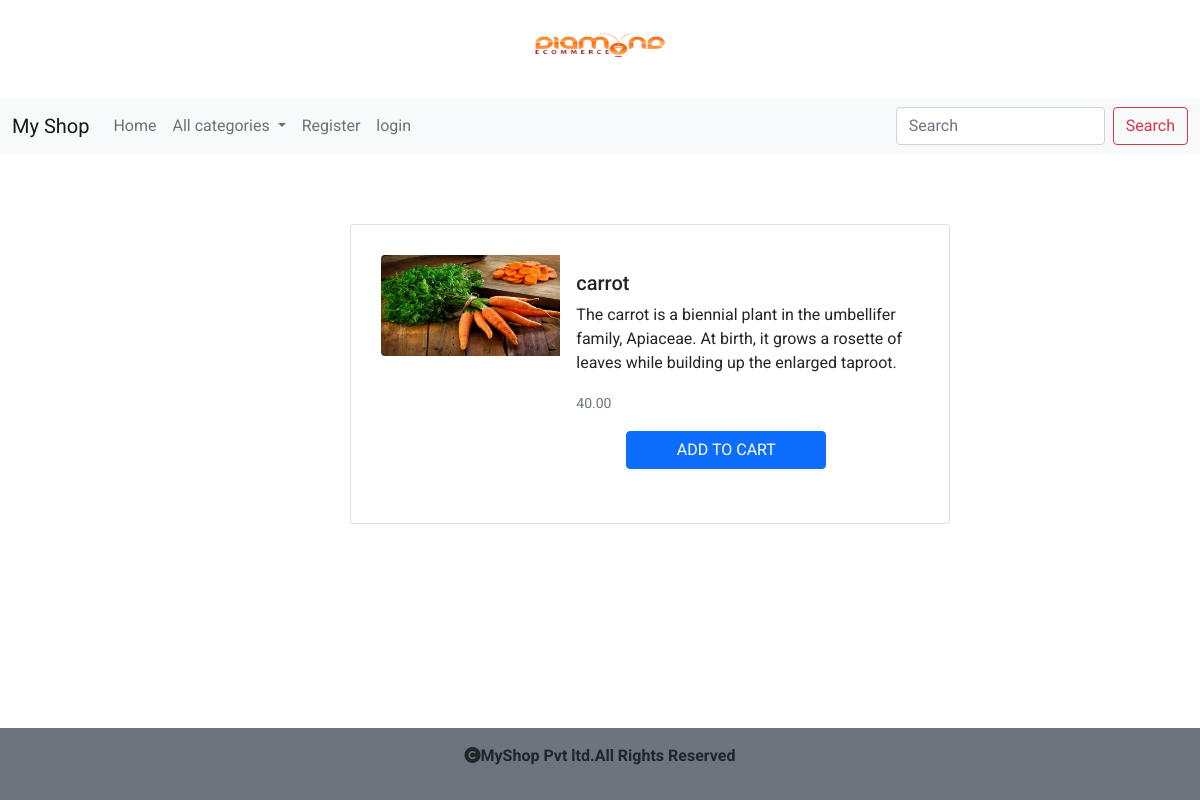
/detail/carrot, run on the app's committed database.
### shop/models.py (models this page shows, shortened)
class Product(models.Model):
    name=models.CharField(max_length=20)
    desc=models.TextField(max_length=200)
    image=models.ImageField(upload_to="product",null=True,blank=True)
    price=models.DecimalField(max_digits=10,decimal_places=2)
    category=models.ForeignKey(Category,on_delete=models.CASCADE)
    stock=models.IntegerField()
    available=models.BooleanField(default=True)
    created=models.DateTimeField(auto_now_add=True)
    updated=models.DateTimeField(auto_now=True)

### shop/views.py (the view)
# urls.py: path('detail/<p>',views.detail,name="detail"),
def detail(request,p):
    p = Product.objects.get(name=p)
    return render(request,'detail.html',{'p':p})

### cart/context_processors.py (called while the page is built)
def total_count(request):
    item_count=0
    u=request.user
    try:
        cart=Cart.objects.filter(user=u)
        for i in cart:
            item_count+=i.quantity
    except:
        item_count=0
    return {'count':item_count}

### shop/context_processors.py (called while the page is built)
def menu_links(request):
    c=Category.objects.filter()
    return {'links':c}

### templates/detail.html
{% extends 'base.html' %}
{% load static %}
{% block content %}
<div class="card mb-3" style="max-width: 600px; padding:30px; margin-top:70px; margin-left:350px; width:1000px; height:300px">
  <div class="row g-0">
    <div class="col-md-4">
      <img src="{{p.image.url}}" class="img-fluid rounded-start" alt="...">
    </div>
    <div class="col-md-8">
      <div class="card-body" >
        <h5 class="card-title">{{p.name}}</h5>
        <p class="card-text">{{p.desc}}</p>
        <p class="card-text"><small class="text-muted">{{p.price}}</small></p>
        {% if user.superuser == True %}
          {% if p.stock == 0 %}
            <h3>Out of Stock</h3>
            <a href="{% url 'cart:addtocart' p.name %}" class="btn btn-danger">Add Stock</a>
          {% else %}
            <h3>Product in Stock</h3>
            <a href="{% url 'cart:addtocart' p.name %}" class="btn btn-danger">Add Stock</a>
          {% endif %}
        {% else %}
          {% if p.stock == 0 %}
            <h3>Out of Stock</h3>
          {% else %}
            <a href="{% url 'cart:cart' p.name %}" class="btn btn-primary" style="width:200px; margin-left:50px;">ADD TO CART</a>
          {% endif %}
        {% endif %}
      </div>
    </div>
  </div>
</div>
{% endblock %}

### static/css/style.css (style rules this page uses)
body { font-family: 'Roboto', sans-serif; }

### data on the page
Product: image (picture), name "carrot", desc "The carrot is a biennial plant in the umbellifer family, Apiaceae. At birth, it grows a rosette of leaves while building up the enlarged taproot.", price "40.00"
